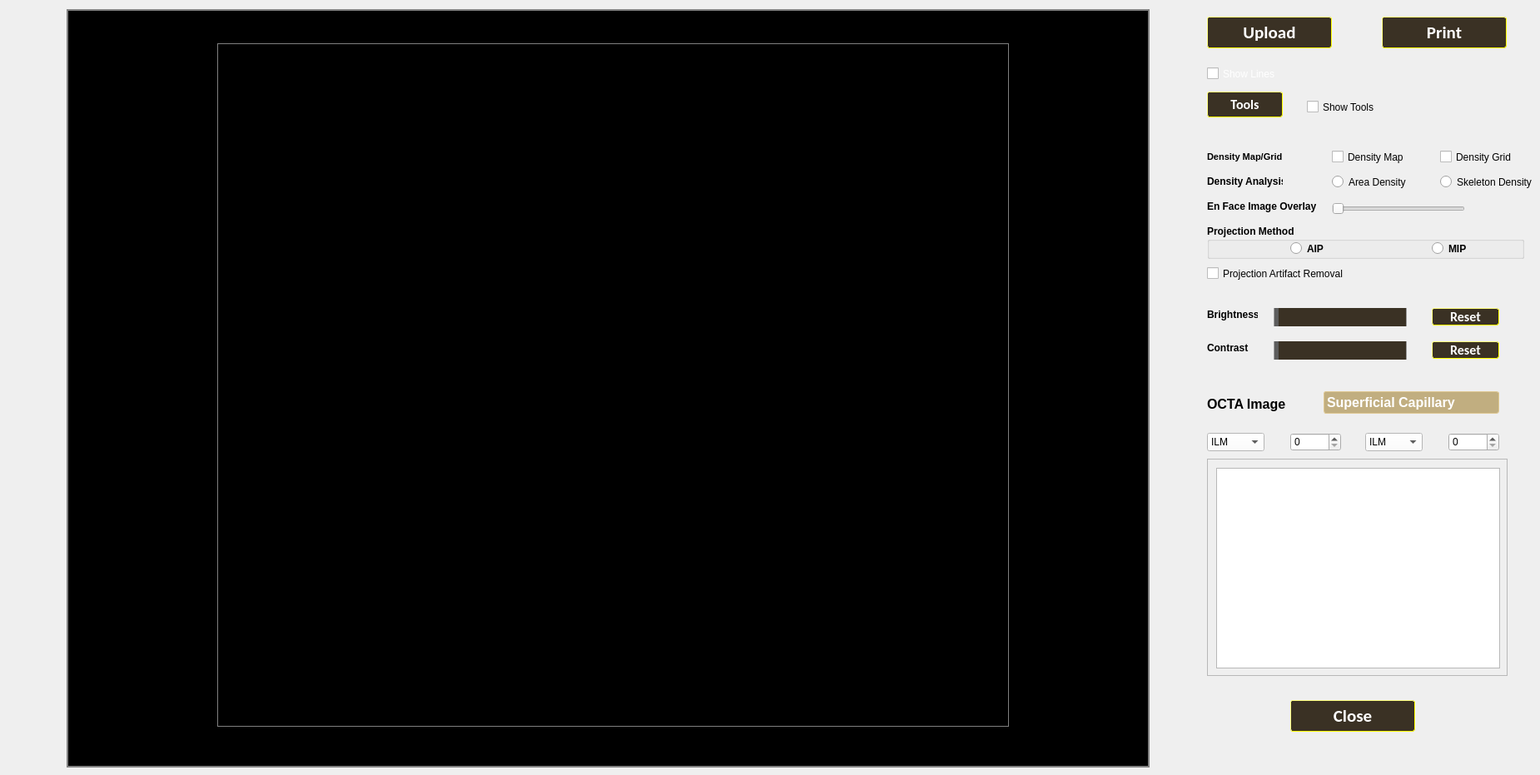
    <widget class="QWidget" name="stackWidget_octaPage8">
     <widget class="QPushButton" name="pushButton_7">
      <property name="geometry">
       <rect>
        <x>1450</x>
        <y>110</y>
        <width>91</width>
        <height>31</height>
       </rect>
      </property>
      <property name="font">
       <font>
        <family>Calibri</family>
        <pointsize>12</pointsize>
        <weight>75</weight>
        <bold>true</bold>
       </font>
      </property>
      <property name="styleSheet">
       <string notr="true">QPushButton
{
background-color:  rgb(255, 236, 20);
color:black;
border-radius:3px;
border-style: outset;
border-width: 1px;
	border-color: rgb(255, 255, 0);
}

QPushButton:!pressed { 
 background-color:  rgb(58, 49, 36);
color:white;

}

QPushButton:hover { 
 border-color: rgb(128, 128, 128);

}

QPushButton:pressed { 
	background-color:  rgb(255, 236, 20);

}</string>
      </property>
      <property name="text">
       <string>Tools</string>
      </property>
     </widget>
     <widget class="QLabel" name="label_8">
      <property name="geometry">
       <rect>
        <x>1450</x>
        <y>210</y>
        <width>91</width>
        <height>16</height>
       </rect>
      </property>
      <property name="font">
       <font>
        <family>Segoe UI</family>
        <weight>75</weight>
        <bold>true</bold>
       </font>
      </property>
      <property name="text">
       <string>Density Analysis</string>
      </property>
     </widget>
     <widget class="QScrollArea" name="scrollArea_measure_6">
      <property name="geometry">
       <rect>
        <x>80</x>
        <y>11</y>
        <width>1301</width>
        <height>911</height>
       </rect>
      </property>
      <property name="mouseTracking">
       <bool>true</bool>
      </property>
      <property name="tabletTracking">
       <bool>true</bool>
      </property>
      <property name="styleSheet">
       <string notr="true">border: 1px solid gray;
background-color: rgb(0, 0, 0);</string>
      </property>
      <property name="widgetResizable">
       <bool>true</bool>
      </property>
      <widget class="QWidget" name="scrollAreaWidgetContents_37">
       <property name="geometry">
        <rect>
         <x>0</x>
         <y>0</y>
         <width>1299</width>
         <height>909</height>
        </rect>
       </property>
       <widget class="QGraphicsView" name="h_scroll_graphicsview_6">
        <property name="geometry">
         <rect>
          <x>180</x>
          <y>40</y>
          <width>951</width>
          <height>821</height>
         </rect>
        </property>
        <property name="styleSheet">
         <string notr="true">background-color: rgb(0, 0, 0);</string>
        </property>
        <property name="verticalScrollBarPolicy">
         <enum>Qt::ScrollBarAlwaysOff</enum>
        </property>
        <property name="horizontalScrollBarPolicy">
         <enum>Qt::ScrollBarAlwaysOff</enum>
        </property>
       </widget>
      </widget>
     </widget>
     <widget class="QSlider" name="horizontalSlider_contrast_4">
      <property name="geometry">
       <rect>
        <x>1530</x>
        <y>410</y>
        <width>160</width>
        <height>22</height>
       </rect>
      </property>
      <property name="styleSheet">
       <string notr="true">QSlider::groove:horizontal {
    border: 1px solid #999999;
    height:28px; /* the groove expands to the size of the slider by default. by giving it a height, it has a fixed size */
 background-color:  rgb(58, 49, 36);
   
    margin: 2px 0;
}

QSlider::handle:horizontal {
    background: qlineargradient(x1:0, y1:0, x2:1, y2:1, stop:0 #b4b4b4, stop:1 #8f8f8f);
    border: 5px solid #5c5c5c;h
    width: 18px;
    margin: -42px 0; /* handle is placed by default on the contents rect of the groove. Expand outside the groove */
    border-radius: 3px;
}

</string>
      </property>
      <property name="orientation">
       <enum>Qt::Horizontal</enum>
      </property>
     </widget>
     <widget class="QRadioButton" name="radioButton_43">
      <property name="geometry">
       <rect>
        <x>1600</x>
        <y>210</y>
        <width>91</width>
        <height>17</height>
       </rect>
      </property>
      <property name="text">
       <string>Area Density</string>
      </property>
      <property name="checkable">
       <bool>true</bool>
      </property>
      <property name="checked">
       <bool>false</bool>
      </property>
     </widget>
     <widget class="QComboBox" name="comboBox_5">
      <property name="geometry">
       <rect>
        <x>1450</x>
        <y>520</y>
        <width>69</width>
        <height>22</height>
       </rect>
      </property>
      <property name="styleSheet">
       <string notr="true">background-color: rgb(255, 255, 255);
color:black;</string>
      </property>
      <item>
       <property name="text">
        <string>ILM</string>
       </property>
      </item>
      <item>
       <property name="text">
        <string>RNFL</string>
       </property>
      </item>
      <item>
       <property name="text">
        <string>GCL</string>
       </property>
      </item>
      <item>
       <property name="text">
        <string>INL</string>
       </property>
      </item>
      <item>
       <property name="text">
        <string>OPL</string>
       </property>
      </item>
      <item>
       <property name="text">
        <string>ISE</string>
       </property>
      </item>
      <item>
       <property name="text">
        <string>RPE</string>
       </property>
      </item>
      <item>
       <property name="text">
        <string>BM</string>
       </property>
      </item>
     </widget>
     <widget class="QCheckBox" name="checkBox_9">
      <property name="geometry">
       <rect>
        <x>1570</x>
        <y>120</y>
        <width>81</width>
        <height>17</height>
       </rect>
      </property>
      <property name="text">
       <string>Show Tools</string>
      </property>
     </widget>
     <widget class="QCheckBox" name="checkBox_4">
      <property name="geometry">
       <rect>
        <x>1730</x>
        <y>180</y>
        <width>91</width>
        <height>17</height>
       </rect>
      </property>
      <property name="text">
       <string>Density Grid</string>
      </property>
     </widget>
     <widget class="QSlider" name="horizontalSlider_bright_4">
      <property name="geometry">
       <rect>
        <x>1530</x>
        <y>370</y>
        <width>160</width>
        <height>22</height>
       </rect>
      </property>
      <property name="styleSheet">
       <string notr="true">QSlider::groove:horizontal {
    border: 1px solid #999999;
    height:28px; /* the groove expands to the size of the slider by default. by giving it a height, it has a fixed size */
 background-color:  rgb(58, 49, 36);
   
    margin: 2px 0;
}

QSlider::handle:horizontal {
    background: qlineargradient(x1:0, y1:0, x2:1, y2:1, stop:0 #b4b4b4, stop:1 #8f8f8f);
    border: 5px solid #5c5c5c;h
    width: 18px;
    margin: -42px 0; /* handle is placed by default on the contents rect of the groove. Expand outside the groove */
    border-radius: 3px;
}

</string>
      </property>
      <property name="minimum">
       <number>1</number>
      </property>
      <property name="maximum">
       <number>100</number>
      </property>
      <property name="orientation">
       <enum>Qt::Horizontal</enum>
      </property>
     </widget>
     <widget class="QGroupBox" name="groupBox_3">
      <property name="geometry">
       <rect>
        <x>1450</x>
        <y>270</y>
        <width>381</width>
        <height>41</height>
       </rect>
      </property>
      <property name="font">
       <font>
        <family>Segoe UI</family>
        <weight>75</weight>
        <bold>true</bold>
       </font>
      </property>
      <property name="title">
       <string>Projection Method</string>
      </property>
      <widget class="QRadioButton" name="radioButton_44">
       <property name="geometry">
        <rect>
         <x>100</x>
         <y>20</y>
         <width>82</width>
         <height>17</height>
        </rect>
       </property>
       <property name="text">
        <string>AIP</string>
       </property>
      </widget>
      <widget class="QRadioButton" name="radioButton_45">
       <property name="geometry">
        <rect>
         <x>270</x>
         <y>20</y>
         <width>82</width>
         <height>17</height>
        </rect>
       </property>
       <property name="text">
        <string>MIP</string>
       </property>
      </widget>
     </widget>
     <widget class="QPushButton" name="btn_logout_upload_8">
      <property name="geometry">
       <rect>
        <x>1450</x>
        <y>20</y>
        <width>150</width>
        <height>38</height>
       </rect>
      </property>
      <property name="font">
       <font>
        <family>Calibri</family>
        <pointsize>16</pointsize>
        <weight>75</weight>
        <bold>true</bold>
       </font>
      </property>
      <property name="focusPolicy">
       <enum>Qt::NoFocus</enum>
      </property>
      <property name="styleSheet">
       <string notr="true">QPushButton
{
background-color:  rgb(255, 236, 20);
color:black;
border-radius:3px;
border-style: outset;
border-width: 1px;
	border-color: rgb(255, 255, 0);
}

QPushButton:!pressed { 
 background-color:  rgb(58, 49, 36);
color:white;

}

QPushButton:hover { 
 border-color: rgb(128, 128, 128);

}

QPushButton:pressed { 
	background-color:  rgb(255, 236, 20);

}</string>
      </property>
      <property name="text">
       <string>Upload</string>
      </property>
     </widget>
     <widget class="QPushButton" name="reset_contrast_4">
      <property name="geometry">
       <rect>
        <x>1720</x>
        <y>410</y>
        <width>81</width>
        <height>21</height>
       </rect>
      </property>
      <property name="font">
       <font>
        <family>Calibri</family>
        <pointsize>12</pointsize>
        <weight>75</weight>
        <bold>true</bold>
       </font>
      </property>
      <property name="focusPolicy">
       <enum>Qt::NoFocus</enum>
      </property>
      <property name="styleSheet">
       <string notr="true">QPushButton
{
background-color:  rgb(255, 236, 20);
color:black;
border-radius:3px;
border-style: outset;
border-width: 1px;
	border-color: rgb(255, 255, 0);
}

QPushButton:!pressed { 
 background-color:  rgb(58, 49, 36);
color:white;

}

QPushButton:hover { 
 border-color: rgb(128, 128, 128);

}

QPushButton:pressed { 
	background-color:  rgb(255, 236, 20);

}</string>
      </property>
      <property name="text">
       <string>Reset</string>
      </property>
     </widget>
     <widget class="QCheckBox" name="checkBox_seg_5">
      <property name="geometry">
       <rect>
        <x>1450</x>
        <y>80</y>
        <width>121</width>
        <height>17</height>
       </rect>
      </property>
      <property name="styleSheet">
       <string notr="true">color: white
</string>
      </property>
      <property name="text">
       <string>Show Lines</string>
      </property>
     </widget>
     <widget class="QSpinBox" name="spinBox_9">
      <property name="geometry">
       <rect>
        <x>1550</x>
        <y>520</y>
        <width>61</width>
        <height>22</height>
       </rect>
      </property>
     </widget>
     <widget class="QComboBox" name="on_combo_box_octa_single_capillary_5">
      <property name="geometry">
       <rect>
        <x>1590</x>
        <y>470</y>
        <width>211</width>
        <height>27</height>
       </rect>
      </property>
      <property name="palette">
       <palette>
        <active>
         <colorrole role="WindowText">
          <brush brushstyle="SolidPattern">
           <color alpha="255">
            <red>255</red>
            <green>255</green>
            <blue>255</blue>
           </color>
          </brush>
         </colorrole>
         <colorrole role="Button">
          <brush brushstyle="SolidPattern">
           <color alpha="255">
            <red>0</red>
            <green>0</green>
            <blue>0</blue>
           </color>
          </brush>
         </colorrole>
         <colorrole role="Text">
          <brush brushstyle="SolidPattern">
           <color alpha="255">
            <red>255</red>
            <green>255</green>
            <blue>255</blue>
           </color>
          </brush>
         </colorrole>
         <colorrole role="ButtonText">
          <brush brushstyle="SolidPattern">
           <color alpha="255">
            <red>255</red>
            <green>255</green>
            <blue>255</blue>
           </color>
          </brush>
         </colorrole>
         <colorrole role="Base">
          <brush brushstyle="SolidPattern">
           <color alpha="255">
            <red>0</red>
            <green>0</green>
            <blue>0</blue>
           </color>
          </brush>
         </colorrole>
         <colorrole role="Window">
          <brush brushstyle="SolidPattern">
           <color alpha="255">
            <red>0</red>
            <green>0</green>
            <blue>0</blue>
           </color>
          </brush>
         </colorrole>
         <colorrole role="PlaceholderText">
          <brush brushstyle="SolidPattern">
           <color alpha="255">
            <red>255</red>
            <green>255</green>
            <blue>255</blue>
           </color>
          </brush>
         </colorrole>
        </active>
        <inactive>
         <colorrole role="WindowText">
          <brush brushstyle="SolidPattern">
           <color alpha="255">
            <red>255</red>
            <green>255</green>
            <blue>255</blue>
           </color>
          </brush>
         </colorrole>
         <colorrole role="Button">
          <brush brushstyle="SolidPattern">
           <color alpha="255">
            <red>193</red>
            <green>174</green>
            <blue>128</blue>
           </color>
          </brush>
         </colorrole>
         <colorrole role="Text">
          <brush brushstyle="SolidPattern">
           <color alpha="255">
            <red>255</red>
            <green>255</green>
            <blue>255</blue>
           </color>
          </brush>
         </colorrole>
         <colorrole role="ButtonText">
          <brush brushstyle="SolidPattern">
           <color alpha="255">
            <red>255</red>
            <green>255</green>
            <blue>255</blue>
           </color>
          </brush>
         </colorrole>
         <colorrole role="Base">
          <brush brushstyle="SolidPattern">
           <color alpha="255">
            <red>193</red>
            <green>174</green>
            <blue>128</blue>
           </color>
          </brush>
         </colorrole>
         <colorrole role="Window">
          <brush brushstyle="SolidPattern">
           <color alpha="255">
            <red>193</red>
            <green>174</green>
            <blue>128</blue>
           </color>
          </brush>
         </colorrole>
         <colorrole role="PlaceholderText">
          <brush brushstyle="SolidPattern">
           <color alpha="255">
            <red>255</red>
            <green>255</green>
            <blue>255</blue>
           </color>
          </brush>
         </colorrole>
        </inactive>
        <disabled>
         <colorrole role="WindowText">
          <brush brushstyle="SolidPattern">
           <color alpha="255">
            <red>255</red>
            <green>255</green>
            <blue>255</blue>
           </color>
          </brush>
         </colorrole>
         <colorrole role="Button">
          <brush brushstyle="SolidPattern">
           <color alpha="255">
            <red>193</red>
            <green>174</green>
            <blue>128</blue>
           </color>
          </brush>
         </colorrole>
         <colorrole role="Text">
          <brush brushstyle="SolidPattern">
           <color alpha="255">
            <red>255</red>
            <green>255</green>
            <blue>255</blue>
           </color>
          </brush>
         </colorrole>
         <colorrole role="ButtonText">
          <brush brushstyle="SolidPattern">
           <color alpha="255">
            <red>255</red>
            <green>255</green>
            <blue>255</blue>
           </color>
          </brush>
         </colorrole>
         <colorrole role="Base">
          <brush brushstyle="SolidPattern">
           <color alpha="255">
            <red>193</red>
            <green>174</green>
            <blue>128</blue>
           </color>
          </brush>
         </colorrole>
         <colorrole role="Window">
          <brush brushstyle="SolidPattern">
           <color alpha="255">
            <red>193</red>
            <green>174</green>
            <blue>128</blue>
           </color>
          </brush>
         </colorrole>
         <colorrole role="PlaceholderText">
          <brush brushstyle="SolidPattern">
           <color alpha="255">
            <red>255</red>
            <green>255</green>
            <blue>255</blue>
           </color>
          </brush>
         </colorrole>
        </disabled>
       </palette>
      </property>
      <property name="font">
       <font>
        <family>Segoe UI</family>
        <pointsize>12</pointsize>
        <weight>75</weight>
        <bold>true</bold>
       </font>
      </property>
      <property name="styleSheet">
       <string notr="true">   QComboBox {
    border: 1px solid gray;
    border-radius: 3px;
    
	border-color: rgb(222, 200, 147);
    padding: 1px 18px 1px 3px;
    min-width: 6em;
}

QComboBox:editable {
    background:  black
}

QComboBox:!editable, QComboBox::drop-down:editable {
    
	background:  rgb(193, 174, 128);

}

/* QComboBox gets the &quot;on&quot; state when the popup is open */
QComboBox:!editable:on, QComboBox::drop-down:editable:on {
      background: rgba(179, 157, 143,255);
}

QComboBox:on { /* shift the text when the popup opens */
    padding-top: 3px;
    padding-left: 4px;
}

QComboBox::drop-down {
    subcontrol-origin: padding;
    subcontrol-position: top right;
    width: 20px;

    border-left-width: 0px;
    border-left-color: black;
    border-left-style: solid; /* just a single line */
    border-top-right-radius: 3px; /* same radius as the QComboBox */
    border-bottom-right-radius: 3px;
}

QComboBox::down-arrow {
    image: url('images/down_arrow.png');
}

QComboBox::down-arrow:on { /* shift the arrow when popup is open */
    top: 1px;
    left: 1px;
}

</string>
      </property>
      <property name="currentIndex">
       <number>0</number>
      </property>
      <property name="frame">
       <bool>true</bool>
      </property>
      <item>
       <property name="text">
        <string>Superficial Capillary</string>
       </property>
      </item>
      <item>
       <property name="text">
        <string>Deep Capillary</string>
       </property>
      </item>
      <item>
       <property name="text">
        <string>Outer Retina</string>
       </property>
      </item>
      <item>
       <property name="text">
        <string>CNV</string>
       </property>
      </item>
      <item>
       <property name="text">
        <string>Choriocapillaris</string>
       </property>
      </item>
      <item>
       <property name="text">
        <string>RPC</string>
       </property>
      </item>
      <item>
       <property name="text">
        <string>Planar</string>
       </property>
      </item>
     </widget>
     <widget class="QSlider" name="horizontalSlider_2">
      <property name="geometry">
       <rect>
        <x>1600</x>
        <y>240</y>
        <width>160</width>
        <height>22</height>
       </rect>
      </property>
      <property name="styleSheet">
       <string notr="true"/>
      </property>
      <property name="orientation">
       <enum>Qt::Horizontal</enum>
      </property>
     </widget>
     <widget class="QPushButton" name="btn_close_measure_6">
      <property name="geometry">
       <rect>
        <x>1550</x>
        <y>841</y>
        <width>150</width>
        <height>38</height>
       </rect>
      </property>
      <property name="font">
       <font>
        <family>Calibri</family>
        <pointsize>16</pointsize>
        <weight>75</weight>
        <bold>true</bold>
       </font>
      </property>
      <property name="focusPolicy">
       <enum>Qt::NoFocus</enum>
      </property>
      <property name="styleSheet">
       <string notr="true">QPushButton
{
background-color:  rgb(255, 236, 20);
color:black;
border-radius:3px;
border-style: outset;
border-width: 1px;
	border-color: rgb(255, 255, 0);
}

QPushButton:!pressed { 
 background-color:  rgb(58, 49, 36);
color:white;

}

QPushButton:hover { 
 border-color: rgb(128, 128, 128);

}

QPushButton:pressed { 
	background-color:  rgb(255, 236, 20);

}</string>
      </property>
      <property name="text">
       <string>Close</string>
      </property>
     </widget>
     <widget class="QScrollArea" name="scrollArea_11">
      <property name="geometry">
       <rect>
        <x>1450</x>
        <y>551</y>
        <width>361</width>
        <height>261</height>
       </rect>
      </property>
      <property name="widgetResizable">
       <bool>true</bool>
      </property>
      <widget class="QWidget" name="scrollAreaWidgetContents_7">
       <property name="geometry">
        <rect>
         <x>0</x>
         <y>0</y>
         <width>359</width>
         <height>259</height>
        </rect>
       </property>
       <widget class="QGraphicsView" name="graphicsView_7">
        <property name="geometry">
         <rect>
          <x>10</x>
          <y>10</y>
          <width>341</width>
          <height>241</height>
         </rect>
        </property>
        <property name="verticalScrollBarPolicy">
         <enum>Qt::ScrollBarAlwaysOff</enum>
        </property>
        <property name="horizontalScrollBarPolicy">
         <enum>Qt::ScrollBarAlwaysOff</enum>
        </property>
       </widget>
      </widget>
     </widget>
     <widget class="QPushButton" name="btn_logout_24">
      <property name="geometry">
       <rect>
        <x>1660</x>
        <y>20</y>
        <width>150</width>
        <height>38</height>
       </rect>
      </property>
      <property name="font">
       <font>
        <family>Calibri</family>
        <pointsize>16</pointsize>
        <weight>75</weight>
        <bold>true</bold>
       </font>
      </property>
      <property name="focusPolicy">
       <enum>Qt::NoFocus</enum>
      </property>
      <property name="styleSheet">
       <string notr="true">QPushButton
{
background-color:  rgb(255, 236, 20);
color:black;
border-radius:3px;
border-style: outset;
border-width: 1px;
	border-color: rgb(255, 255, 0);
}

QPushButton:!pressed { 
 background-color:  rgb(58, 49, 36);
color:white;

}

QPushButton:hover { 
 border-color: rgb(128, 128, 128);

}

QPushButton:pressed { 
	background-color:  rgb(255, 236, 20);

}</string>
      </property>
      <property name="text">
       <string>Print</string>
      </property>
     </widget>
     <widget class="QLabel" name="label_20">
      <property name="geometry">
       <rect>
        <x>1450</x>
        <y>370</y>
        <width>61</width>
        <height>16</height>
       </rect>
      </property>
      <property name="font">
       <font>
        <family>Segoe UI</family>
        <weight>75</weight>
        <bold>true</bold>
       </font>
      </property>
      <property name="text">
       <string>Brightness</string>
      </property>
     </widget>
     <widget class="QCheckBox" name="checkBox_5">
      <property name="geometry">
       <rect>
        <x>1600</x>
        <y>180</y>
        <width>91</width>
        <height>17</height>
       </rect>
      </property>
      <property name="text">
       <string>Density Map</string>
      </property>
      <property name="checked">
       <bool>false</bool>
      </property>
     </widget>
     <widget class="QLabel" name="label_21">
      <property name="geometry">
       <rect>
        <x>1450</x>
        <y>410</y>
        <width>61</width>
        <height>16</height>
       </rect>
      </property>
      <property name="font">
       <font>
        <family>Segoe UI</family>
        <weight>75</weight>
        <bold>true</bold>
       </font>
      </property>
      <property name="text">
       <string>Contrast</string>
      </property>
     </widget>
     <widget class="QComboBox" name="comboBox_6">
      <property name="geometry">
       <rect>
        <x>1640</x>
        <y>520</y>
        <width>69</width>
        <height>22</height>
       </rect>
      </property>
      <property name="styleSheet">
       <string notr="true">background-color: rgb(255, 255, 255);
color: black;</string>
      </property>
      <item>
       <property name="text">
        <string>ILM</string>
       </property>
      </item>
      <item>
       <property name="text">
        <string>RNFL</string>
       </property>
      </item>
      <item>
       <property name="text">
        <string>GCL</string>
       </property>
      </item>
      <item>
       <property name="text">
        <string>INL</string>
       </property>
      </item>
      <item>
       <property name="text">
        <string>OPL</string>
       </property>
      </item>
      <item>
       <property name="text">
        <string>ISE</string>
       </property>
      </item>
      <item>
       <property name="text">
        <string>RPE</string>
       </property>
      </item>
      <item>
       <property name="text">
        <string>BM</string>
       </property>
      </item>
     </widget>
     <widget class="QLabel" name="label_9">
      <property name="geometry">
       <rect>
        <x>1450</x>
        <y>180</y>
        <width>101</width>
        <height>16</height>
       </rect>
      </property>
      <property name="font">
       <font>
        <family>Segoe UI</family>
        <pointsize>8</pointsize>
        <weight>75</weight>
        <bold>true</bold>
       </font>
      </property>
      <property name="text">
       <string>Density Map/Grid</string>
      </property>
     </widget>
     <widget class="QRadioButton" name="radioButton_46">
      <property name="geometry">
       <rect>
        <x>1730</x>
        <y>210</y>
        <width>111</width>
        <height>17</height>
       </rect>
      </property>
      <property name="text">
       <string>Skeleton Density</string>
      </property>
     </widget>
     <widget class="QPushButton" name="reset_bright_4">
      <property name="geometry">
       <rect>
        <x>1720</x>
        <y>370</y>
        <width>81</width>
        <height>21</height>
       </rect>
      </property>
      <property name="font">
       <font>
        <family>Calibri</family>
        <pointsize>12</pointsize>
        <weight>75</weight>
        <bold>true</bold>
       </font>
      </property>
      <property name="focusPolicy">
       <enum>Qt::NoFocus</enum>
      </property>
      <property name="styleSheet">
       <string notr="true">QPushButton
{
background-color:  rgb(255, 236, 20);
color:black;
border-radius:3px;
border-style: outset;
border-width: 1px;
	border-color: rgb(255, 255, 0);
}

QPushButton:!pressed { 
 background-color:  rgb(58, 49, 36);
color:white;

}

QPushButton:hover { 
 border-color: rgb(128, 128, 128);

}

QPushButton:pressed { 
	background-color:  rgb(255, 236, 20);

}</string>
      </property>
      <property name="text">
       <string>Reset</string>
      </property>
     </widget>
     <widget class="QCheckBox" name="checkBox_6">
      <property name="geometry">
       <rect>
        <x>1450</x>
        <y>320</y>
        <width>191</width>
        <height>17</height>
       </rect>
      </property>
      <property name="text">
       <string>Projection Artifact Removal</string>
      </property>
     </widget>
     <widget class="QSpinBox" name="spinBox_10">
      <property name="geometry">
       <rect>
        <x>1740</x>
        <y>520</y>
        <width>61</width>
        <height>22</height>
       </rect>
      </property>
     </widget>
     <widget class="QLabel" name="label_23">
      <property name="geometry">
       <rect>
        <x>1450</x>
        <y>475</y>
        <width>111</width>
        <height>21</height>
       </rect>
      </property>
      <property name="font">
       <font>
        <family>Segoe UI</family>
        <pointsize>12</pointsize>
        <weight>75</weight>
        <bold>true</bold>
       </font>
      </property>
      <property name="text">
       <string>OCTA Image</string>
      </property>
     </widget>
     <widget class="QLabel" name="label_10">
      <property name="geometry">
       <rect>
        <x>1450</x>
        <y>240</y>
        <width>131</width>
        <height>16</height>
       </rect>
      </property>
      <property name="font">
       <font>
        <family>Segoe UI</family>
        <weight>75</weight>
        <bold>true</bold>
       </font>
      </property>
      <property name="text">
       <string>En Face Image Overlay</string>
      </property>
     </widget>
    </widget>
